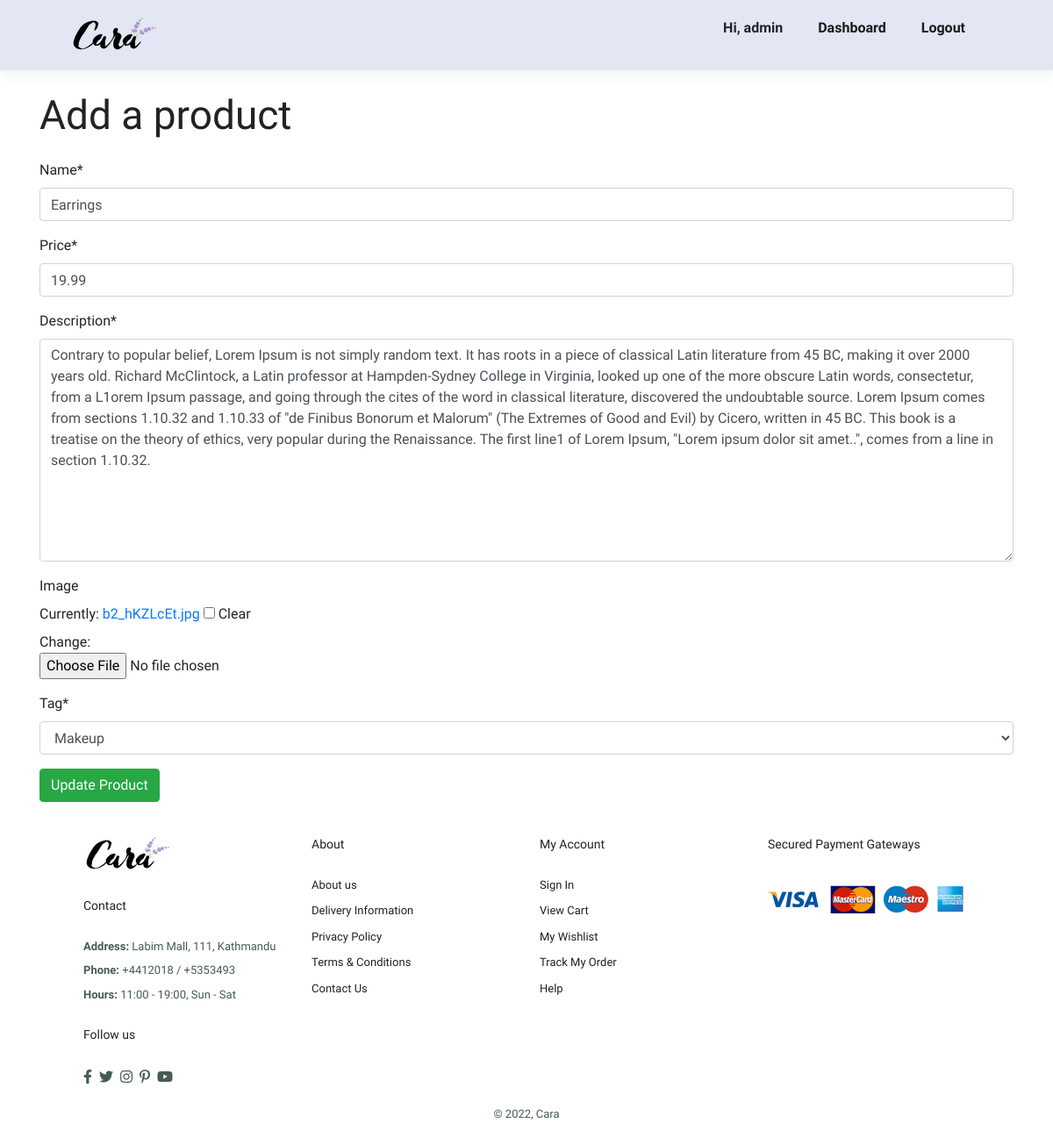
The app's page /products/3/update (signed in) with its own data.
### store/models.py (models this page shows, shortened)
class Product(models.Model):
	PRODUCT_TAGS = (
		("skincare", "Skin Care"),
		("makeup", "Makeup"),
		("bath&body", "Bath & Body")
	)
	name = models.CharField(max_length=200)
	tag= models.CharField(max_length=10, choices=PRODUCT_TAGS)
	price = models.FloatField()
	description = models.TextField()
	image = models.ImageField(null=True, blank=True)

### store/views.py (the view)
# urls.py: path('products/<pk>/update', views.ProductUpdateView.as_view(template_name="admin/product_update_form.html"), name="product_update_form"),
class ProductUpdateView(LoginRequiredMixin, SuccessMessageMixin, UpdateView):
	login_url = "/login/"
	model = Product
	fields = ["name", "price", "description",  "image", 'tag']
	template_name_suffix: str = "_update_form"
	success_url = '/view_products/'
	success_message = "Product updated successfully"

### store/templates/admin/product_update_form.html (shortened to what this page needs)
{% extends "base/index.html" %}
{% block content %}
{% load crispy_forms_tags %}
<div class="container">
  <h2 class="my-4">Add a product</h2>
{% if form.is_multipart %}
    <form enctype="multipart/form-data" method="post" >
{% else %}
    <form method="post" >
{% endif %}
{{ form | crispy }}
<button type="submit" class="btn btn-success">Update Product</button>
</form>
</div>
{% endblock %}

### store/templates/base/index.html (shortened to what this page needs)
{% load static %}
<!DOCTYPE html>
<html lang="en">
  <head>
    <link rel="stylesheet" href="https://stackpath.bootstrapcdn.com/bootstrap/4.4.1/css/bootstrap.min.css">
    <link
      rel="stylesheet"
      href="https://pro.fontawesome.com/releases/v5.10.0/css/all.css"
    />
    <link rel="stylesheet" href="{% static 'css/style.css' %}" />
  </head>
  <body>
    <section id="header">
      <a href="#"><img src="{% static 'images/logo.png' %}" class="logo" alt="" /></a>
      <div>
        <ul id="navbar">
          {% if request.user.is_superuser %}
            <li><strong>
            Hi, {{request.user.username}}
         </strong> </li>
            <li><a href="{% url 'admin_dashboard' %}">Dashboard</a></li>
          <li><a href="{% url 'logout' %}">Logout</a></li>
          {% endif %}
        </ul>
      </div>
    </section>
    {% block content %}
    {% endblock %}
    <footer class="section-p1">
      <div class="col">
        <img class="logo" src="{% static 'images/logo.png' %}" alt="" />
        <h4>Contact</h4>
        <p><strong> Address: </strong>Labim Mall, 111, Kathmandu</p>
        <p><strong> Phone: </strong>+4412018 / +5353493</p>
        <p><strong> Hours: </strong>11:00 - 19:00, Sun - Sat</p>
        <div class="follow">
          <h4>Follow us</h4>
          <div class="icon">
            <i class="fab fa-facebook-f"></i>
            <i class="fab fa-twitter"></i>
            <i class="fab fa-instagram"></i>
            <i class="fab fa-pinterest-p"></i>
            <i class="fab fa-youtube"></i>
          </div>
        </div>
      </div>
      <div class="col">
        <h4>About</h4>
        <a href="#">About us</a>
        <a href="#">Delivery Information</a>
        <a href="#">Privacy Policy</a>
        <a href="#">Terms & Conditions</a>
        <a href="#">Contact Us</a>
      </div>
      <div class="col">
        <h4>My Account</h4>
        <a href="#">Sign In</a>
        <a href="#">View Cart</a>
        <a href="#">My Wishlist</a>
        <a href="#">Track My Order</a>
        <a href="#">Help</a>
      </div>
      <div class="col install">
        <h4>Secured Payment Gateways</h4>
        <img src="/static/images/pay/pay.png" alt="" />
      </div>
      <div class="copyright">
        <p>© 2022, Cara</p>
      </div>
    </footer>
  </body>
  </html>

### static/css/style.css (style rules this page uses)
* { margin: 0; padding: 0; box-sizing: border-box; font-family: 'Spartan', sans-serif; }
html { --scrollbarBG: #cfd8dc; --thumbBG: #98a0c0; }
body { scrollbar-width: thin; scrollbar-color: var(--thumbBG) var(--scrollbarBG); }
h2 { font-size: 46px; line-height: 54px; color: #222; }
h4 { font-size: 20px; color: #222; }
p { font-size: 16px; color: #465b52; margin: 15px 0 20px 0; }
.section-p1 { padding: 40px 80px; }
body { width: 100%; }
#header { display: flex; align-items: center; justify-content: space-between; padding: 20px 80px; background-color: #e3e6f3; box-shadow: 0 5px 15px rgba(0, 0, 0, 0.06); z-index: 999; position: sticky; top: 0; left: 0; }
#navbar { display: flex; align-items: center; justify-content: center; }
#navbar li { list-style: none; padding: 0 20px; position: relative; }
#navbar li a { text-decoration: none; font-size: 16px; font-weight: 600; color: #1a1a1a; transition: 0.3s ease; }
footer { display: flex; flex-wrap: wrap; justify-content: space-between; }
footer .col { display: flex; flex-direction: column; align-items: flex-start; margin-bottom: 20px; }
footer .logo { margin-bottom: 30px; }
footer h4 { font-size: 14px; padding-bottom: 20px; }
footer p { font-size: 13px; margin: 0 0 8px 0; }
footer a { font-size: 13px; text-decoration: none; color: #222; margin-bottom: 10px; }
footer .follow { margin-top: 20px; }
footer .follow i { color: #465b52; padding-right: 4px; cursor: pointer; }
footer .install img { margin: 10px 0 15px 0; }
footer .copyright { width: 100%; text-align: center; }

### records on screen
Product: name "Earrings", price "19.99", description "Contrary to popular belief, Lorem Ipsum is not simply random text. It has roots in a piece of classical Latin literature from 45 BC, making it over 2000 years old. Richard McClintock, a Latin professor at Hampden-Sydney College in Virginia, looked up one of the more obscure Latin words, consectetur, from a L1orem Ipsum passage, and going through the cites of the word in classical literature, discovered the undoubtable source. Lorem Ipsum comes from sections 1.10.32 and 1.10.33 of \"de Finibus Bonorum et Malorum\" (The Extremes of Good and Evil) by Cicero, written in 45 BC. This book is a treatise on the theory of ethics, very popular during the Renaissance. The first line1 of Lorem Ipsum,…", tag "Makeup"

### other values on screen
{{ request.user.username }} "admin"
